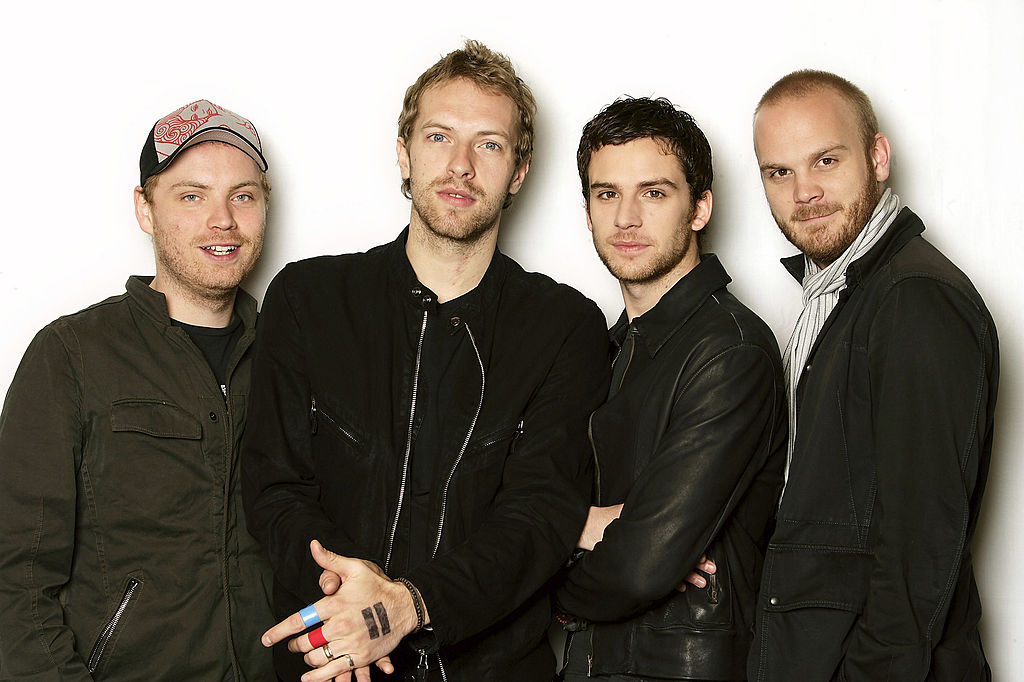
#> input picture Face Detection/sample.jpg, 1024 x 682 px, given in place of the camera
$ python motion_detect.py
#> lines starting #> are read from the running program, lines starting #| are printed output that depends on the picture
import cv2, time
video= cv2.VideoCapture(0)
fir_frame=None
while True:
    check, frame=video.read()
#> frame is the input picture: shape (682, 1024, 3); mean B, G, R 103, 112.4, 119.3
    gray=cv2.cvtColor(frame,cv2.COLOR_BGR2GRAY)
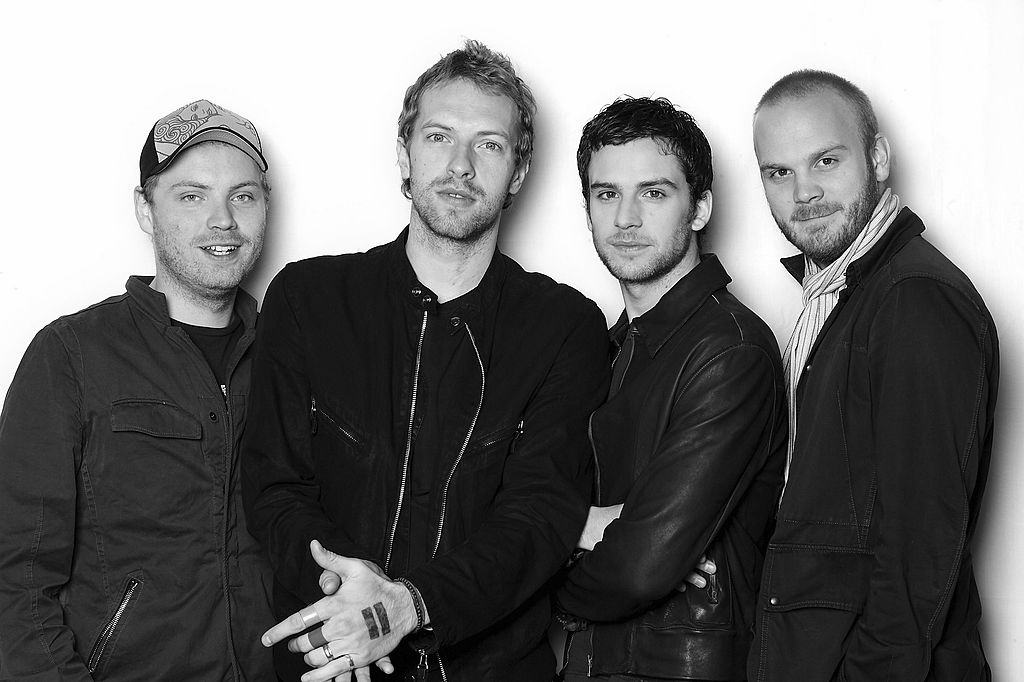
#> gray: shape (682, 1024); min 0, max 255, mean 113.4
    gray=cv2.GaussianBlur(gray,(21,21),0)
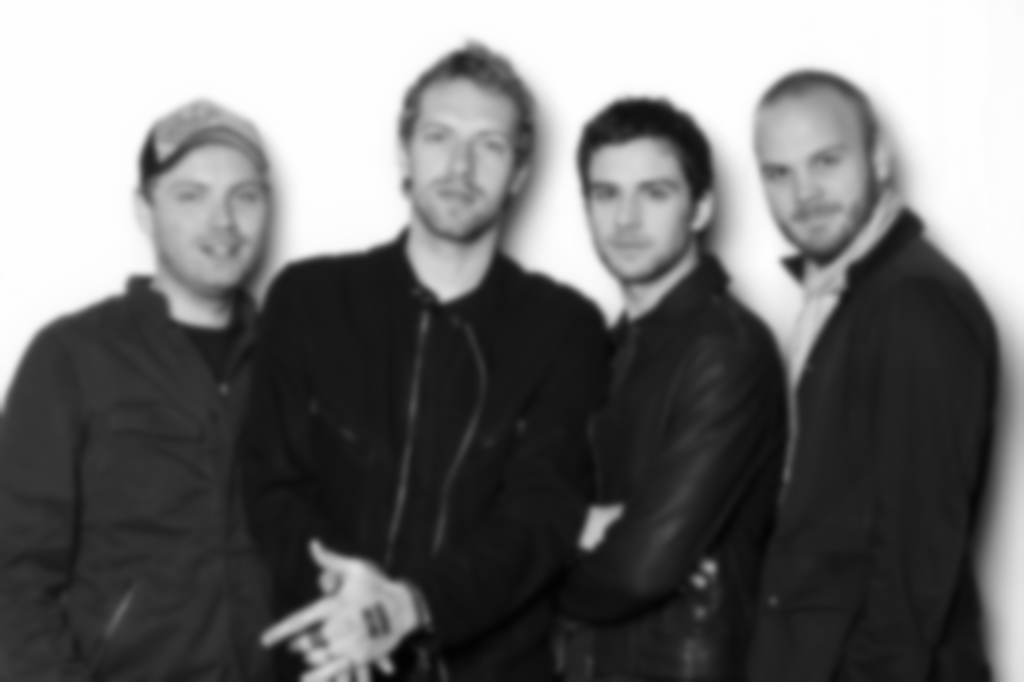
#> gray: shape (682, 1024); min 2, max 254, mean 113.4
    if fir_frame is None:
        fir_frame=gray
        continue
    delta_frame=cv2.absdiff(fir_frame,gray)
    threshold_frame=cv2.threshold(delta_frame,50,255,cv2.THRESH_BINARY)[1]
    threshold_frame=cv2.dilate(threshold_frame,None,iterations=2)

    (cntr,_)=cv2.findContours(threshold_frame.copy(),cv2.RETR_EXTERNAL,cv2.CHAIN_APPROX_SIMPLE)

    for contour in cntr:
        if cv2.contourArea(contour)<600:
            continue
        (x,y,w,h)=cv2.boundingRect(contour)
        cv2.rectangle(frame,(x,y),(x+w,y+h),(0,255,0),3)

    cv2.imshow("alpha",frame)
    key=cv2.waitKey(1)
    if key==ord('q'):
        break

video.release()
cv2.destroyAllWindows()
